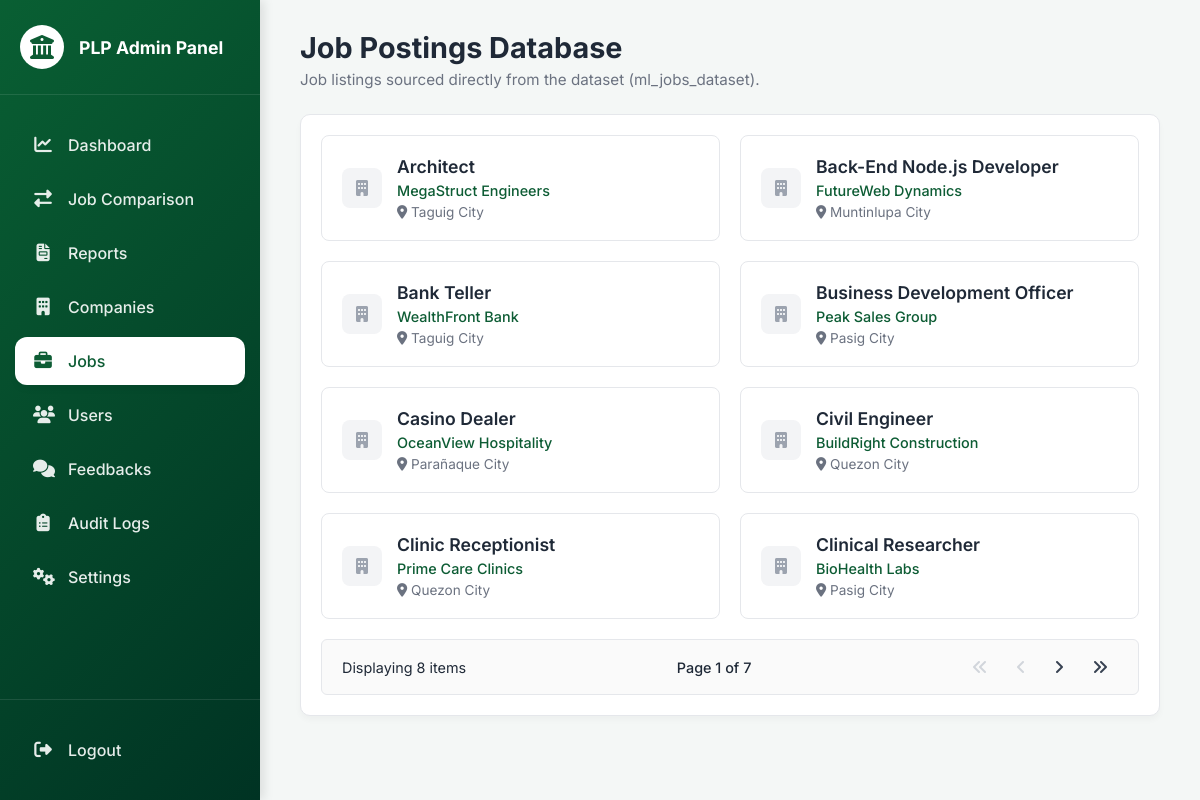
Page /admin/pages/jobs.php (signed in) on the committed database.
### tables this page shows
CREATE TABLE `ml_jobs_dataset` (
  `id` int(11) NOT NULL,
  `company_id` int(11) NOT NULL,
  `job_title` varchar(255) NOT NULL,
  `requirements_text` text DEFAULT NULL,
  `location` varchar(255) DEFAULT NULL
);

CREATE TABLE `ml_companies_dataset` (
  `id` int(11) NOT NULL,
  `name` varchar(255) NOT NULL,
  `industry` varchar(100) DEFAULT NULL,
  `location` varchar(255) DEFAULT NULL,
  `description` text DEFAULT NULL
);

### admin/pages/jobs.php (the view, shortened to what this page needs)
<?php
require_once __DIR__ . '/../../includes/db.php';
$jobs = [];
$query = "
    SELECT j.*, c.name as company_name, c.location as company_location
    FROM ml_jobs_dataset j
    LEFT JOIN ml_companies_dataset c ON j.company_id = c.id
    ORDER BY j.job_title ASC
";
$result = $conn->query($query);
if ($result) {
    while ($row = $result->fetch_assoc()) {
        $jobs[] = $row;
    }
}
?>
<!DOCTYPE html>
<html lang="en">
<head>
    <link rel="stylesheet" href="../../assets/css/admin-style.css?v=4">
    <link rel="stylesheet" href="https://cdnjs.cloudflare.com/ajax/libs/font-awesome/6.4.0/css/all.min.css">
</head>
<body>
    <?php include '../../includes/admin_sidebar.php'; ?>
    <main class="admin-main">
        <div class="page-title">
            <h1>Job Postings Database</h1>
            <p>Job listings sourced directly from the dataset (<code>ml_jobs_dataset</code>).</p>
        </div>
        <div class="admin-card" style="padding: 20px;">
            <div class="job-grid" id="jobs-grid">
                <?php if (empty($jobs)): ?>
                    <p style="grid-column:1/-1;text-align:center;color:#6b7280;padding:20px;">No jobs found in the dataset.</p>
                <?php else: ?>
                    <?php foreach ($jobs as $job):
                        $title = htmlspecialchars($job['job_title'] ?? 'Unknown Role');
                        $company = htmlspecialchars($job['company_name'] ?? 'Unknown Company');
                        $location = htmlspecialchars($job['location'] ?? $job['company_location'] ?? '—');
                    ?>
                    <div class="job-card">
                        <div class="company-header">
                            <div class="company-logo"><i class="fas fa-building"></i></div>
                            <div>
                                <p class="job-mini-title"><?= $title ?></p>
                                <p style="font-size:0.9rem;color:#0d5c34;font-weight:500;"><?= $company ?></p>
                                <p class="job-mini-meta"><i class="fas fa-map-marker-alt"></i> <?= $location ?></p>
                            </div>
                        </div>
                    </div>
                    <?php endforeach; ?>
                <?php endif; ?>
            </div>
            <div class="pagination-container" id="pagination-wrapper" style="display: none;">
                <div id="page-info" class="page-info-text">Displaying 0 items</div>
                <div id="page-number" class="page-info-text" style="font-weight: 500;">Page 1 of 1</div>
                <div style="display: flex; gap: 8px;">
                    <button id="btn-first" class="page-btn" onclick="goToPage('first')"><i class="fas fa-angle-double-left"></i></button>
                    <button id="btn-prev" class="page-btn" onclick="goToPage('prev')"><i class="fas fa-angle-left"></i></button>
                    <button id="btn-next" class="page-btn" onclick="goToPage('next')"><i class="fas fa-angle-right"></i></button>
                    <button id="btn-last" class="page-btn" onclick="goToPage('last')"><i class="fas fa-angle-double-right"></i></button>
                </div>
            </div>
        </div>
    </main>
</body>
</html>

### assets/css/admin-style.css (style rules this page uses)
* { margin: 0; padding: 0; box-sizing: border-box; font-family: 'Inter', sans-serif; }
body { background-color: #f4f7f6; color: #333; display: flex; }
.admin-main { margin-left: 260px; width: calc(100% - 260px); padding: 30px 40px; }
.page-title { margin-bottom: 25px; }
.page-title h1 { font-size: 1.8rem; color: #1f2937; margin-bottom: 5px; }
.page-title p { color: #6b7280; font-size: 0.95rem; }
.admin-card { background: white; border-radius: 10px; padding: 25px; box-shadow: 0 4px 6px rgba(0,0,0,0.03); border: 1px solid #e5e7eb; margin-bottom: 25px; }

### admin/pages/jobs.php (style rules this page uses)
.job-grid { display: grid; grid-template-columns: repeat(auto-fill, minmax(320px, 1fr)); gap: 20px; }
.job-card { border: 1px solid #e5e7eb; border-radius: 8px; padding: 20px; transition: transform 0.2s, border-color 0.2s; background: white; display: flex; flex-direction: column; justify-content: space-between; }
.company-header { display: flex; align-items: center; gap: 15px; }
.company-logo { width: 40px; height: 40px; background: #f3f4f6; border-radius: 8px; display: flex; align-items: center; justify-content: center; color: #9ca3af; flex-shrink: 0; }
.job-mini-title { font-size: 1.1rem; color: #1f2937; margin-bottom: 5px; font-weight: 600; line-height: 1.2; }
.job-mini-meta { font-size: 0.85rem; color: #6b7280; margin-top: 5px; }
.pagination-container { display: flex; justify-content: space-between; align-items: center; padding: 12px 20px; border: 1px solid #e5e7eb; border-radius: 6px; margin-top: 20px; background: #fafafa; }
.page-info-text { font-size: 0.9rem; color: #1f2937; }
.page-btn { background: none; border: none; cursor: pointer; color: #374151; padding: 5px 10px; font-size: 1rem; transition: color 0.2s; }
.page-btn:disabled { color: #d1d5db; cursor: not-allowed; }

### rows in the picture
ml_jobs_dataset: job_title "Architect", company.name "MegaStruct Engineers", location "Taguig City"
ml_jobs_dataset: job_title "Back-End Node.js Developer", company.name "FutureWeb Dynamics", location "Muntinlupa City"
ml_jobs_dataset: job_title "Bank Teller", company.name "WealthFront Bank", location "Taguig City"
ml_jobs_dataset: job_title "Business Development Officer", company.name "Peak Sales Group", location "Pasig City"
ml_jobs_dataset: job_title "Casino Dealer", company.name "OceanView Hospitality", location "Parañaque City"
ml_jobs_dataset: job_title "Civil Engineer", company.name "BuildRight Construction", location "Quezon City"
ml_jobs_dataset: job_title "Clinic Receptionist", company.name "Prime Care Clinics", location "Quezon City"
ml_jobs_dataset: job_title "Clinical Researcher", company.name "BioHealth Labs", location "Pasig City"
